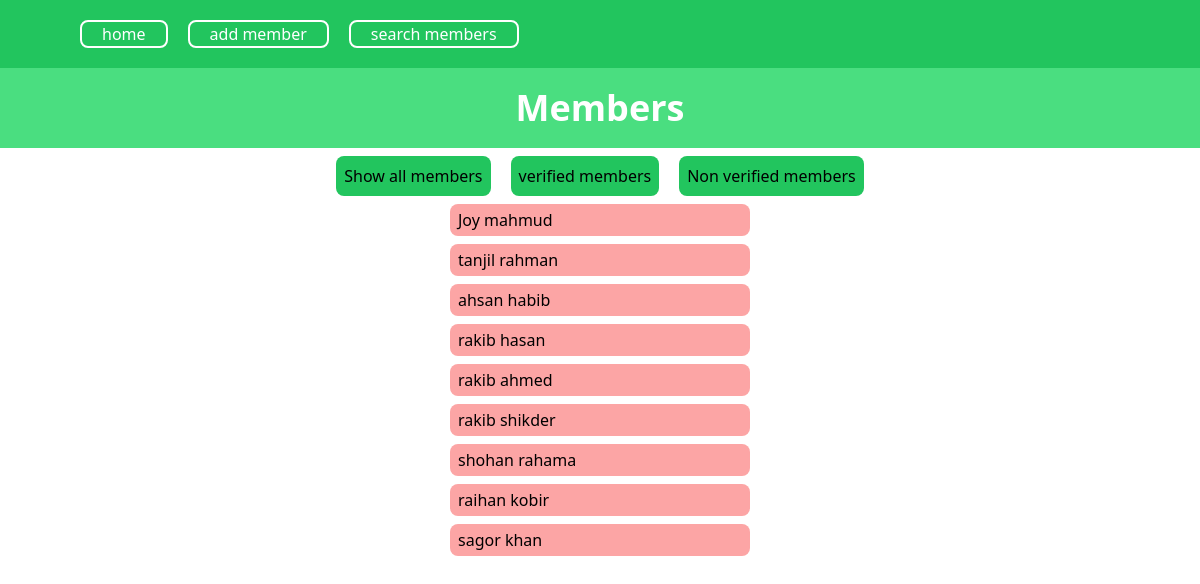
The app's page /member/home/, older data.
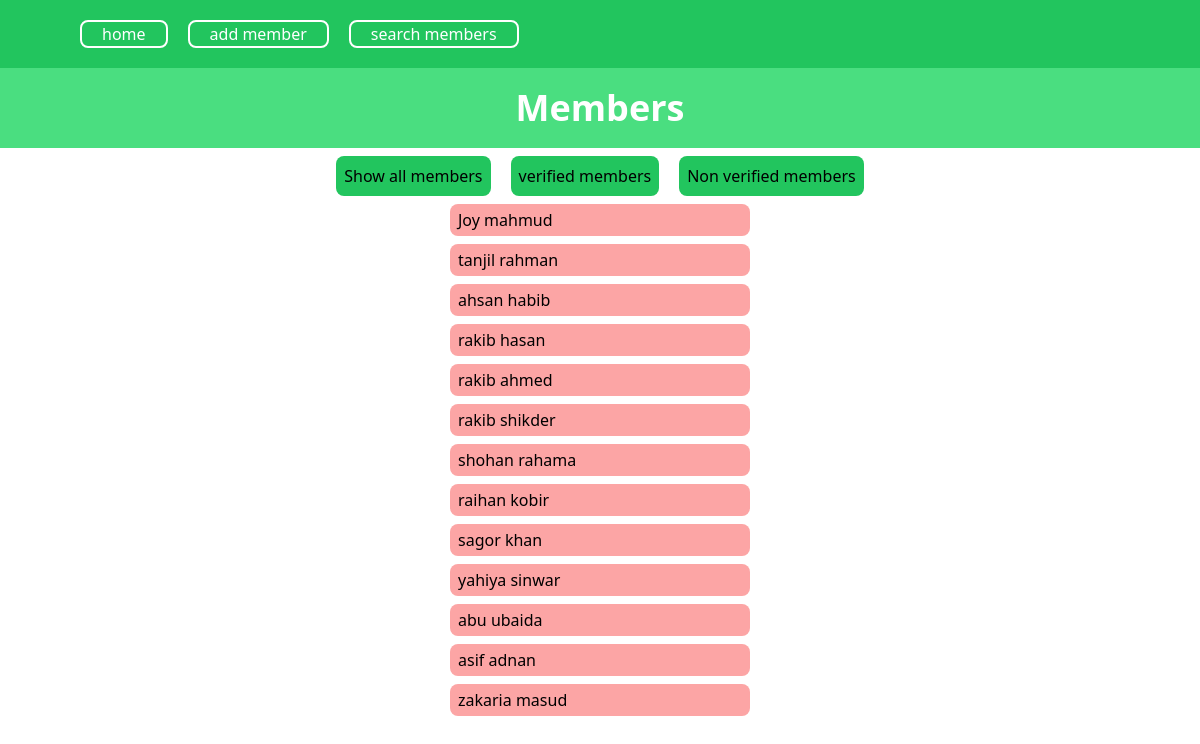
The same page, newer data.
### member/models.py (models this page shows)
class Member(models.Model):
    firstname=models.CharField(max_length=100)
    lastname=models.CharField(max_length=100)
    verified=models.BooleanField(default=0)

### member/views.py (the view)
# urls.py: 2. Add a URL to urlpatterns:  path('', views.home, name='home')
@require_http_methods(["GET","POST","DELETE","PUT"]) #it controls which type of request can we perform for this view
def home(request):
    mymembers=Member.objects.all().values()
    context={
        'mymembers':mymembers
    }
    return render(request,'member_home.html',context)

### member/templates/member_home.html (shortened to what this page needs)
{% extends "layout.html" %}
{% block content %}
<h1  class="text-center bg-green-400 text-white text-4xl font-semibold py-5">Members</h1>
<div>
    <div class="p-2 flex gap-5 justify-center">
        <button onclick="viewMembers()" class="p-2 rounded-lg bg-green-500">Show all members</button>
        <button onclick="viewMembers(1)" class="p-2 rounded-lg bg-green-500">verified members</button>
        <button onclick="viewMembers(0)" class="p-2 rounded-lg bg-green-500">Non verified members</button>
    </div>
    <div class="flex justify-center w-full">
        <ul class="w-1/4" id="mainMemberList">
            {% for member in mymembers %}
                <li class="py-1 mb-2 px-2 bg-red-300 rounded-lg w-full">
                    <a href="http://127.0.0.1:8000/member/memberDetails/{{member.id}}">{{member.firstname}} {{member.lastname}}</a>
                </li>
             {% endfor %}
        </ul>
    </div>
</div>
{% endblock content %}

### member/templates/layout.html (shortened to what this page needs)
<!DOCTYPE html>
<html lang="en">
<head>
    <script src="https://cdn.tailwindcss.com"></script>
</head>
<body>
    <ul class="flex gap-5 bg-green-500 px-20 py-5">
        <li class="text-white border-[2px] border-white rounded-lg px-5"><a href="http://127.0.0.1:8000/member/home/">home</a></li>
        <li class="text-white border-[2px] border-white rounded-lg px-5"><a href="http://127.0.0.1:8000/member/addMember/">add member</a></li>
        <li class="text-white border-[2px] border-white rounded-lg px-5"><a href="http://127.0.0.1:8000/member/searchMember/">search members</a></li>
    </ul>
        {% block content %}
        {% endblock content %}
</body>
</html>

Row changes from the older to the newer data that the page shows:
added Member: firstname "yahiya", lastname "sinwar"
added Member: firstname "abu", lastname "ubaida"
added Member: firstname "asif", lastname "adnan"
added Member: firstname "zakaria", lastname "masud"
